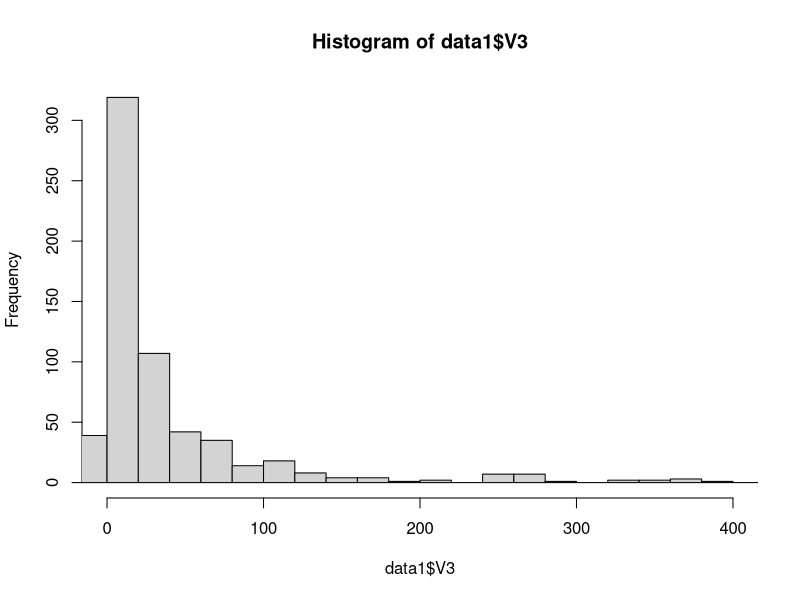
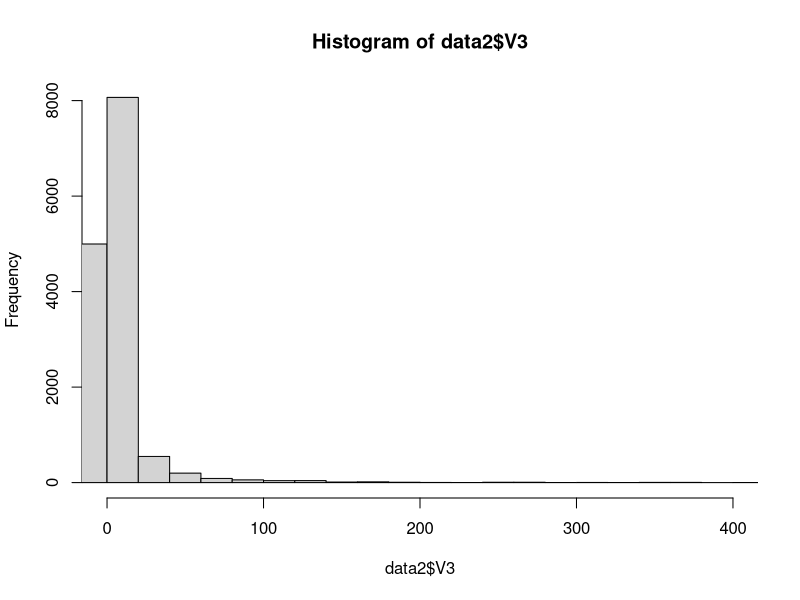
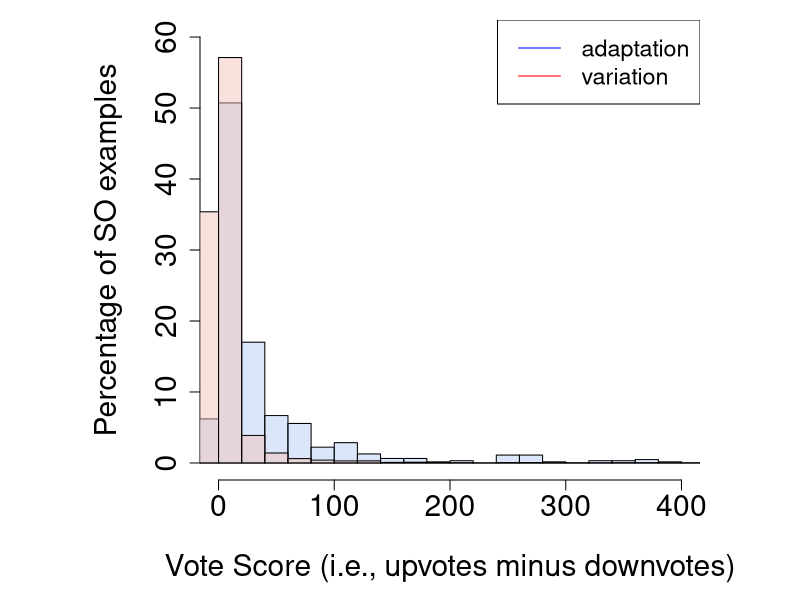

These figures' R source, in order:
# change the path to the absolute path if the log file is not found
data1 <- read.csv(file="./log/correlation_ast_edit(adaptation).csv",
                  header=FALSE, sep=",")
data2 <- read.csv(file="./log/correlation_ast_edit(variation).csv", 
                  header=FALSE, sep=",")

# show distribution of AST edits in both datasets
p1 = hist(data1$V3, breaks=40, xlim=c(0,400))
p1$density = p1$counts/sum(p1$counts)*100

p2 = hist(data2$V3, breaks=100, xlim=c(0,400))
p2$density = p2$counts/sum(p2$counts)*100

par(mgp=c(4,1,0))
par(mar=c(6, 10, 1, 5))
plot(p1, freq=FALSE, main="", xlab = "Vote Score (i.e., upvotes minus downvotes)", ylab = "Percentage of SO examples", 
     col = rgb(179,203,247,120,NULL, 255),
     cex.axis=1.8, cex.lab=1.8, xlim=c(0,400), ylim = c(0, 60))
plot(p2, freq=FALSE, main="", xlab = "Code Size (LOC)", ylab = "Percentage of SO examples", 
     col = rgb(243, 191, 184, 120, NULL, 255),  
     cex.axis=1.8, cex.lab=1.8, xlim=c(0,400), ylim=c(0, 10), add=TRUE)
legend("topright", legend = c("adaptation", "variation"), 
       col=c("blue", "red"), lty=1:1, cex=1.4)
